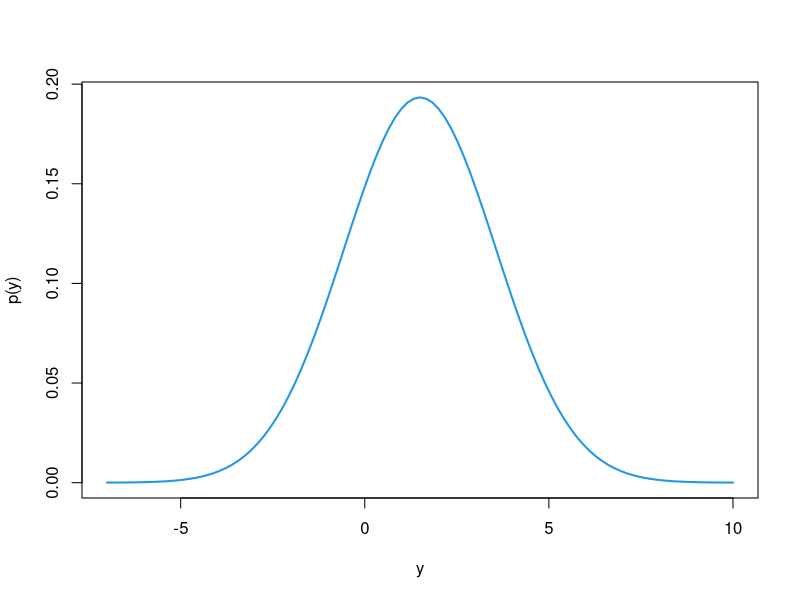

The R script that drew this image:
## ---- chunk 1
knitr::opts_chunk$set(echo = TRUE)
## ---- chunk 2
        py <- function(y) 0.5*dnorm(y,1,2) + 0.5*dnorm(y,2,2)
        curve(expr = py, from = -7, to = 10, lwd = 2, col = 4, xlab = "y", ylab = "p(y)")
## ---- chunk 3
        # Pr(theta = 1 | y = 1)
        dnorm(1,1,2)/(dnorm(1,1,2) + dnorm(1,2,2))
        # Pr(theta = 2 | y = 1)
        dnorm(1,2,2)/(dnorm(1,1,2) + dnorm(1,2,2))
